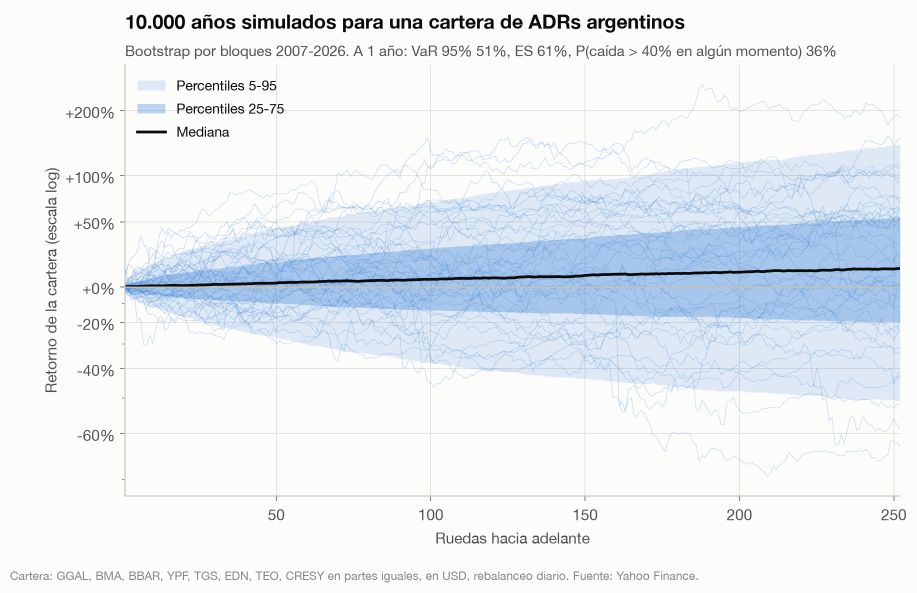
#> input picture estudio/figures/01_abanico.png, 1833 x 1185 px (shown at 1/2 size); its folder holds 8 pictures in this run
$ python carrusel.py
#> lines starting #> are read from the running program, lines starting #| are printed output that depends on the picture
### src/quantkit/style.py
"""One visual identity for every figure in the repo (README, research notes and LinkedIn slides).

Colors come from a CVD-validated categorical palette and are assigned in fixed order:
the same entity keeps the same color in every chart. Text is always ink, never a series color.
"""

from __future__ import annotations

from pathlib import Path

import matplotlib as mpl
import matplotlib.pyplot as plt

SURFACE = "#fcfcfb"
INK = "#0b0b0b"
INK_2 = "#52514e"
MUTED = "#898781"
GRID = "#e1e0d9"
BASELINE = "#c3c2b7"

# Categorical slots, fixed order (blue, orange, aqua, yellow, magenta, green, violet, red).
SERIES = ["#2a78d6", "#eb6834", "#1baf7a", "#eda100", "#e87ba4", "#008300", "#6250d6", "#e34948"]
BLUE, ORANGE, AQUA, YELLOW, MAGENTA, GREEN, VIOLET, RED = SERIES

# Diverging blue <-> gray <-> red for signed heatmaps (e.g. Sharpe across a parameter grid).
DIVERGING = ["#9e2e2e", "#e34948", "#f0a8a7", "#f0efec", "#9ec5f4", "#2a78d6", "#104281"]
SEQUENTIAL = ["#cde2fb", "#9ec5f4", "#6da7ec", "#3987e5", "#256abf", "#184f95", "#0d366b"]


def apply() -> None:
    mpl.rcParams.update(
        {
            "figure.facecolor": SURFACE,
            "axes.facecolor": SURFACE,
            "savefig.facecolor": SURFACE,
            "font.family": ["Helvetica Neue", "Helvetica", "Arial", "DejaVu Sans"],
            "font.size": 11,
            "text.color": INK,
            "axes.labelcolor": INK_2,
            "axes.titlesize": 14,
            "axes.titleweight": "bold",
            "axes.titlelocation": "left",
            "axes.titlepad": 12,
            "axes.edgecolor": BASELINE,
            "axes.spines.top": False,
            "axes.spines.right": False,
            "axes.grid": True,
            "axes.axisbelow": True,
            "grid.color": GRID,
            "grid.linewidth": 0.6,
            "xtick.color": MUTED,
            "ytick.color": MUTED,
            "xtick.labelcolor": INK_2,
            "ytick.labelcolor": INK_2,
            "lines.linewidth": 2.0,
            "legend.frameon": False,
            "legend.fontsize": 10,
            "axes.prop_cycle": mpl.cycler(color=SERIES),
            "figure.dpi": 110,
            "savefig.dpi": 200,
            "savefig.bbox": "tight",
        }
    )


# [4 lines left out: function subtitle, not called in this run]


def source(fig: plt.Figure, text: str) -> None:
    fig.text(0.01, -0.02, text, fontsize=8.5, color=MUTED, ha="left", va="top")


# [5 lines left out: function save, not called in this run]

### linkedin/carrusel.py
"""Carrusel de LinkedIn (PDF, 1080x1350 por página) a partir de las figuras del estudio.

    uv run python estudio/run.py        # primero, para tener las figuras
    uv run python linkedin/carrusel.py
"""

from __future__ import annotations

import textwrap
from pathlib import Path

import matplotlib.image as mpimg
import matplotlib.pyplot as plt
from matplotlib.backends.backend_pdf import PdfPages
from matplotlib.patches import FancyBboxPatch

from quantkit import style

HERE = Path(__file__).parent
FIG = HERE.parent / "estudio" / "figures"
OUT = HERE / "carrusel.pdf"

AUTOR = ""  # nombre que aparece en la portada y al pie de cada página
W, H = 8, 10  # pulgadas; a 135 dpi = 1080 x 1350 (4:5, formato vertical de LinkedIn)
M = 0.07      # margen lateral (fracción del ancho)
KICKER = "VaR · MERCADO ARGENTINO"

style.apply()
plt.rcParams["savefig.bbox"] = "standard"  # every page exactly 1080x1350, never cropped to content


def page(n: int, total: int) -> plt.Figure:
    fig = plt.figure(figsize=(W, H))
    fig.text(M, 0.955, KICKER, fontsize=11, color=style.BLUE, fontweight="bold")
    fig.text(1 - M, 0.955, f"{n}/{total}", fontsize=11, color=style.MUTED, ha="right")
    if AUTOR:
        fig.text(M, 0.03, AUTOR, fontsize=10, color=style.MUTED)
    if n < total:
        fig.text(1 - M, 0.03, "Deslizá →", fontsize=10, color=style.MUTED, ha="right")
    return fig


def title(fig: plt.Figure, text: str, y: float = 0.90, size: int = 30, width: int = 26) -> float:
    """Draw a wrapped title; return the y where the next block can start."""
    lines = textwrap.wrap(text, width)
    fig.text(M, y, "\n".join(lines), fontsize=size, fontweight="bold", va="top", linespacing=1.15)
    return y - len(lines) * size * 1.3 / (72 * H) - 0.03


def body(fig: plt.Figure, text: str, y: float, size: int = 17, width: int = 46, color: str = style.INK_2,
         x: float = M) -> float:
    lines = textwrap.wrap(text, width)
    fig.text(x, y, "\n".join(lines), fontsize=size, color=color, va="top", linespacing=1.35)
    return y - len(lines) * size * 1.35 / (72 * H) - 0.025


def image(fig: plt.Figure, name: str, top: float, bottom: float = 0.07) -> None:
#> called with name = '01_abanico.png', top = 0.544, bottom = 0.07
    img = mpimg.imread(FIG / name)
#> img is the input picture: shape (1185, 1833, 4) float32; mean R, G, B, A 0.918, 0.937, 0.96, 1
    h_px, w_px = img.shape[:2]
#> h_px = 1185; w_px = 1833
    width = 1 - 2 * M
    height = width * (h_px / w_px) * W / H
#> height = 0.445
    height = min(height, top - bottom)
    ax = fig.add_axes((M, top - height, width, height))
    ax.imshow(img)
    ax.axis("off")


def big_number(fig: plt.Figure, value: str, label: str, x: float, y: float, color: str) -> None:
    fig.text(x, y, value, fontsize=54, fontweight="bold", color=color, va="top")
    fig.text(x, y - 0.085, "\n".join(textwrap.wrap(label, 20)), fontsize=14, color=style.INK_2, va="top",
             linespacing=1.3)


def scorecard(fig: plt.Figure, top: float) -> None:
    rows = [
        ("MC normal, cov. muestral", 63, False),
        ("MC normal, cov. EWMA", 62, False),
        ("Simulación histórica", 56, False),
        ("EVT filtrado (GARCH + GPD)", 52, True),
        ("Simulación histórica filtrada", 51, True),
        ("MC t-Student, cov. EWMA", 45, True),
        ("GARCH(1,1)-t", 45, True),
    ]
    ax = fig.add_axes((M, 0.12, 1 - 2 * M, top - 0.12))
    ax.set_xlim(0, 1)
    ax.set_ylim(len(rows) + 0.6, -0.8)
    ax.axis("off")
    ax.text(0.0, -0.4, "Modelo", fontsize=12, color=style.MUTED)
    ax.text(0.66, -0.4, "Excepciones", fontsize=12, color=style.MUTED, ha="center")
    ax.text(0.92, -0.4, "Veredicto", fontsize=12, color=style.MUTED, ha="center")
    for i, (name, exc, ok) in enumerate(rows):
        y = i + 0.5
        bg = "#e3f3e3" if ok else "#f8e0df"
        ax.add_patch(FancyBboxPatch((0, y - 0.42), 1, 0.84, boxstyle="round,pad=0,rounding_size=0.02",
                                    fc=bg, ec="none", mutation_aspect=0.3))
        ax.text(0.02, y, name, fontsize=15, va="center", fontweight="bold" if i == 0 else "normal")
        ax.text(0.66, y, f"{exc}", fontsize=17, va="center", ha="center", fontweight="bold")
        ax.text(0.92, y, "Aprueba" if ok else "Falla", fontsize=15, va="center", ha="center",
                color=style.GREEN if ok else style.RED, fontweight="bold")
    ax.text(0.0, len(rows) + 0.35, "Esperadas: 44 en 4.410 días. Aprueba = Kupiec, Christoffersen, cobertura "
            "condicional y ES (Z2)", fontsize=11, color=style.MUTED, va="top")


def main() -> None:
    total = 10
    with PdfPages(OUT) as pdf:
        def save(fig: plt.Figure) -> None:
            pdf.savefig(fig, bbox_inches=None)
            plt.close(fig)

        # 1. Portada
        fig = page(1, total)
        y = title(fig, "Medí el riesgo de una cartera argentina con 7 modelos de VaR", size=34, width=22)
        y = body(fig, "El modelo de manual falla. 17 años de datos reales, 4.410 días fuera de muestra.", y,
                 size=19, width=40)
        image(fig, "01_abanico.png", top=y - 0.01)
        save(fig)

        # 2. La pregunta
        fig = page(2, total)
        y = title(fig, "La pregunta")
        y = body(fig, "Un banco o un fondo mide el riesgo de esta cartera con el Monte Carlo de manual: "
                      "retornos normales y correlaciones fijas. ¿Está midiendo bien?", y)
        y = body(fig, "Cartera: GGAL, BMA, BBAR, YPF, TGS, EDN, TEO y CRESY en partes iguales, en dólares.", y,
                 color=style.INK)
        big_number(fig, "VaR 99%", "La pérdida diaria que solo debería superarse 1 de cada 100 días",
                   M, y - 0.05, style.BLUE)
        big_number(fig, "1%", "Si el modelo es bueno, el 1% de los días la pérdida lo supera. Ni más, ni menos.",
                   0.55, y - 0.05, style.ORANGE)
        save(fig)

        # 3. Colas
        fig = page(3, total)
        y = title(fig, "El problema: las colas argentinas no son normales")
        y = body(fig, "PASO 2019: la cartera cayó 47% en un día, 18 desvíos estándar. Bajo una normal "
                      "eso pasa una vez en 10^70 días. Pasó una vez en 19 años.", y)
        image(fig, "03_colas.png", top=y)
#> call 2 of image, with name = '03_colas.png', top = 0.641, bottom = 0.07
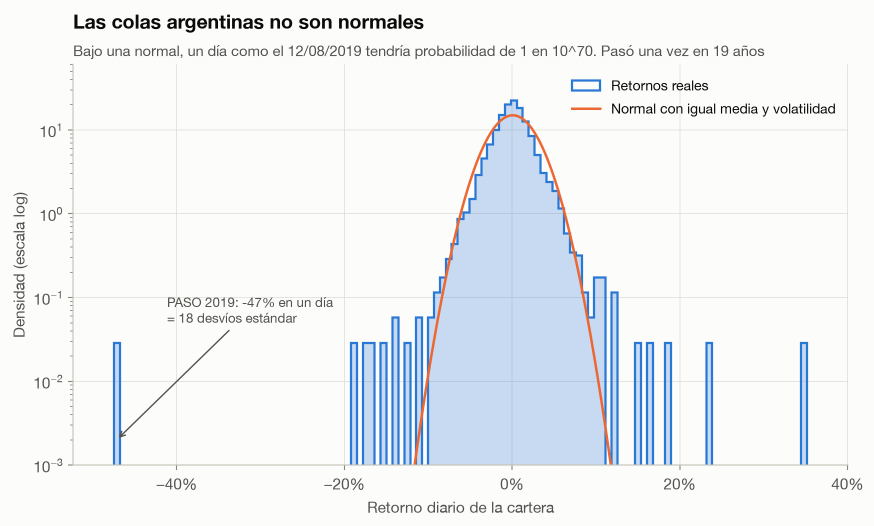
#> input picture estudio/figures/03_colas.png, 1747 x 1052 px (shown at 1/2 size)
#> in image, img is the input picture: shape (1052, 1747, 4) float32; mean R, G, B, A 0.937, 0.956, 0.969, 1
        save(fig)

        # 4. Método
        fig = page(4, total)
        y = title(fig, "El método")
        steps = [
            ("1", "Cada día re-estimo los 7 modelos con las 500 ruedas anteriores. Nada del futuro."),
            ("2", "Comparo la pérdida real con el VaR que el modelo dio la noche anterior."),
            ("3", "4 tests estadísticos: frecuencia, agrupamiento, ambos, y el del Expected Shortfall."),
            ("4", "Lo intento romper: otras ventanas, otro λ y el S&P 500 como control."),
        ]
        for num, text in steps:
            fig.text(M, y, num, fontsize=40, fontweight="bold", color=style.BLUE, va="top")
            y = min(body(fig, text, y - 0.008, size=18, width=38, x=M + 0.09), y - 0.07) - 0.035
        save(fig)

        # 5. Resultado
        fig = page(5, total)
        y = title(fig, "4 de 7 modelos aprueban. El de manual, no.", size=28, width=28)
        scorecard(fig, top=y)
        save(fig)
#> in save (call 5), `pdf.savefig(fig, bbox_inches=None)`:
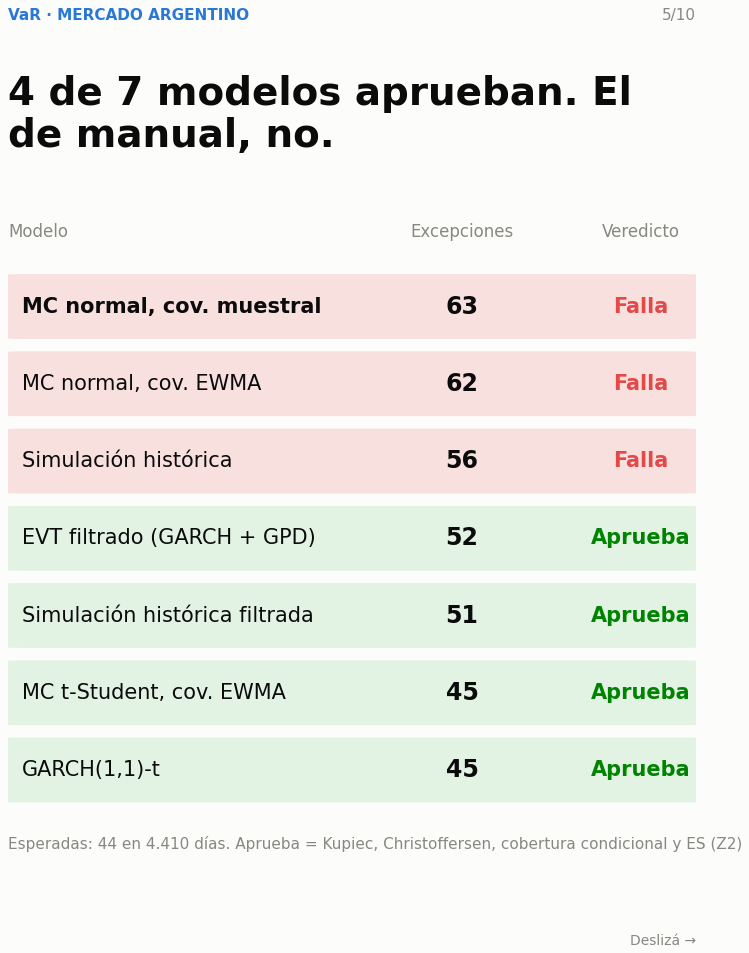
#> figure drawn by matplotlib, 1 panel

        # 6. Backtest
        fig = page(6, total)
        y = title(fig, "La normal falla en racimos")
        y = body(fig, "63 excepciones contra 44 esperadas, concentradas en crisis. Un banco con este modelo "
                      "habría pasado el 8% de los días en zona roja de Basilea.", y)
        image(fig, "04_backtest_var.png", top=y)
#> call 3 of image, with name = '04_backtest_var.png', top = 0.663, bottom = 0.07
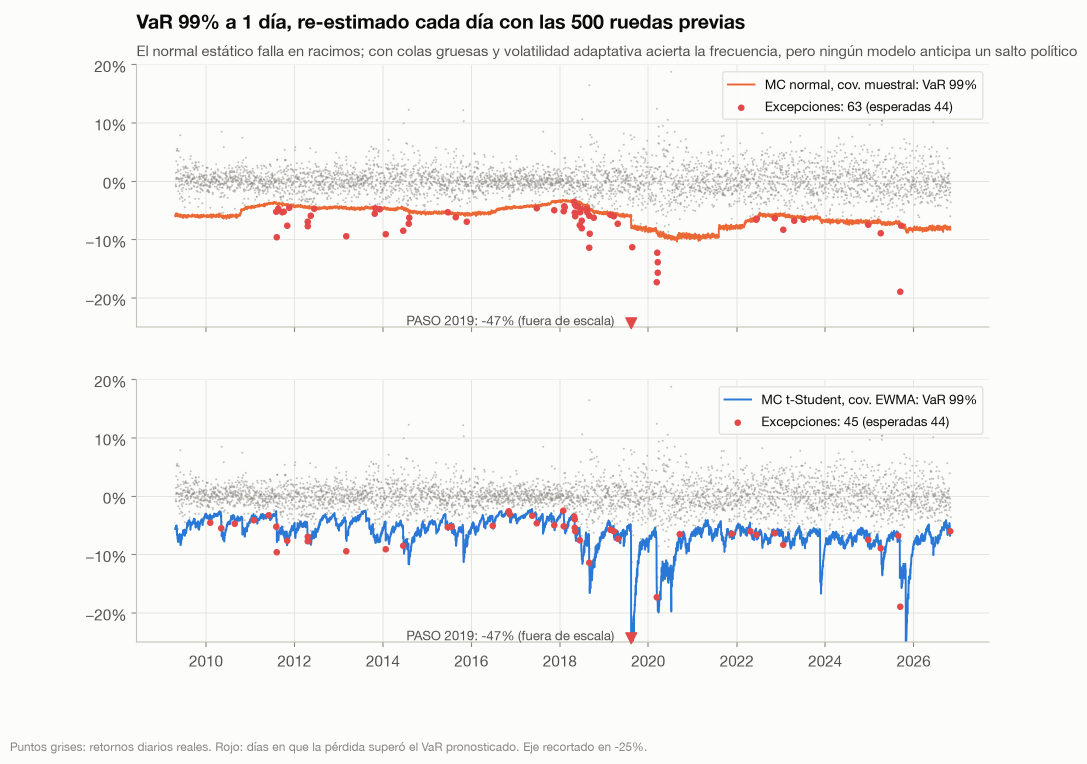
#> input picture estudio/figures/04_backtest_var.png, 2174 x 1527 px (shown at 1/2 size)
#> in image, img is the input picture: shape (1527, 2174, 4) float32; mean R, G, B, A 0.97, 0.968, 0.965, 1
        save(fig)

        # 7. Peores días
        fig = page(7, total)
        y = title(fig, "Lo que ningún modelo ve")
        y = body(fig, "En COVID los modelos adaptativos ya habían subido el VaR. En las PASO y en septiembre "
                      "2025, ninguno: fueron saltos políticos desde la calma. Para eso están el ES y los "
                      "escenarios de estrés.", y)
        image(fig, "07_peores_dias.png", top=y)
#> call 4 of image, with name = '07_peores_dias.png', top = 0.631, bottom = 0.07
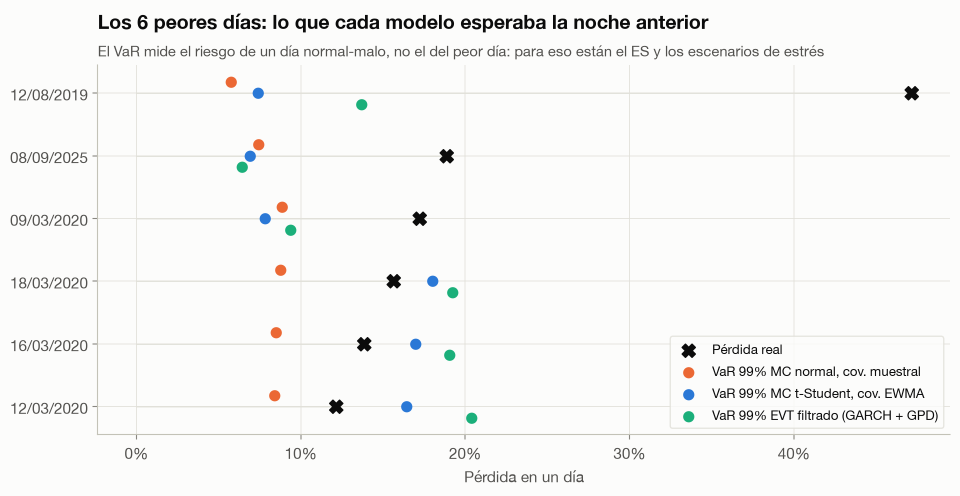
#> input picture estudio/figures/07_peores_dias.png, 1920 x 991 px (shown at 1/2 size)
#> in image, img is the input picture: shape (991, 1920, 4) float32; mean R, G, B, A 0.973, 0.974, 0.969, 1
        save(fig)

        # 8. Monte Carlo
        fig = page(8, total)
        y = title(fig, "Más simulaciones no arreglan un mal modelo")
        big_number(fig, "4,5%", "Ruido de Monte Carlo con 5.000 simulaciones", M, y, style.BLUE)
        big_number(fig, "43%", "Diferencia de VaR entre modelos el mismo día", 0.55, y, style.ORANGE)
        image(fig, "08_error_montecarlo.png", top=y - 0.2)
        save(fig)

        # 9. Lecciones
        fig = page(9, total)
        y = title(fig, "3 lecciones")
        lessons = [
            "Hacen falta colas gruesas Y volatilidad que reaccione. Una sola de las dos no alcanza.",
            "El riesgo de modelo es 10 veces el ruido de simulación. Elegí bien antes de simular más.",
            "El VaR mide un día malo, no el peor día. En Argentina, el peor día es político.",
        ]
        for i, text in enumerate(lessons, 1):
            fig.text(M, y, f"{i}", fontsize=40, fontweight="bold", color=style.BLUE, va="top")
            y = min(body(fig, text, y - 0.008, size=19, width=36, color=style.INK, x=M + 0.09), y - 0.07) - 0.04
        save(fig)

        # 10. Cierre
        fig = page(10, total)
        y = title(fig, "Código, datos y tests abiertos", y=0.70, size=34, width=20)
        y = body(fig, "Informe completo, 16 tests unitarios y un comando para reproducir cada número.", y,
                 size=19, width=40)
        body(fig, "Link al repo en los comentarios.", y - 0.03, size=19, color=style.BLUE)
        save(fig)
    print(f"Carrusel: {OUT}")


if __name__ == "__main__":
#> (the run stopped early here; a loop or call above may not have finished)
